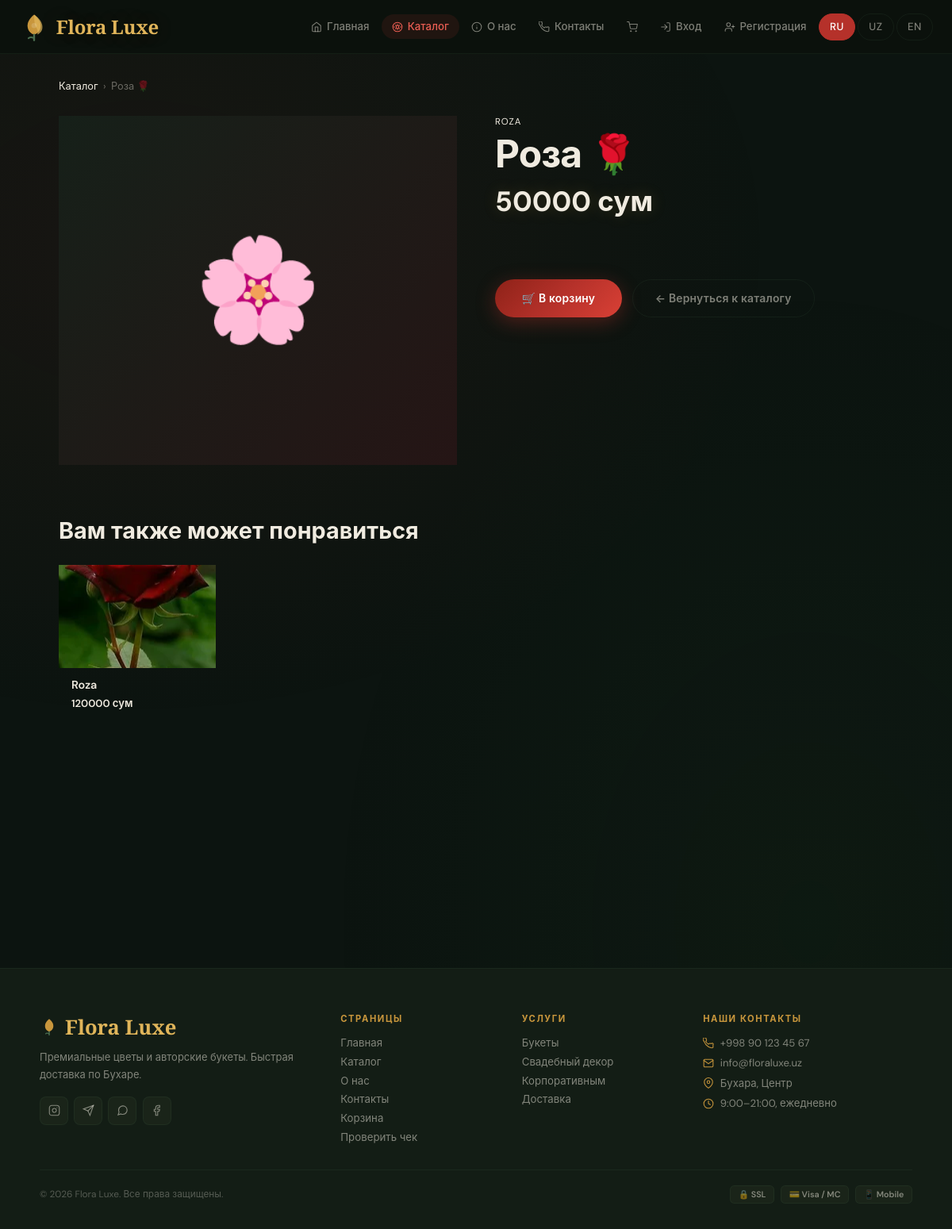
The page /catalog/3/ on the database its author committed.
### main/models.py (models this page shows, shortened)
class Flower(models.Model):
    category = models.ForeignKey(Category, on_delete=models.CASCADE, related_name='flowers', verbose_name="Категория")
    name = models.CharField(max_length=200, verbose_name="Название")
    price = models.DecimalField(max_digits=12, decimal_places=0, verbose_name="Цена (сум)")
    description = models.TextField(verbose_name="Описание")
    image = models.ImageField(upload_to='flowers/', blank=True, null=True, verbose_name="Изображение")
    available = models.BooleanField(default=True, db_index=True, verbose_name="В наличии")
    created_at = models.DateTimeField(auto_now_add=True, verbose_name="Дата добавления")
    class Meta:
        verbose_name = "Цветок"
        verbose_name_plural = "Цветы"

class Category(models.Model):
    name = models.CharField(max_length=100, verbose_name="Название")
    slug = models.SlugField(unique=True, db_index=True, verbose_name="URL")
    class Meta:
        verbose_name = "Категория"
        verbose_name_plural = "Категории"

### main/views.py (the view)
# urls.py: path('catalog/<int:pk>/', views.flower_detail, name='flower_detail'),
def flower_detail(request, pk):
    flower = get_object_or_404(Flower, pk=pk)
    reviews = Review.objects.filter(flower=flower, is_approved=True).select_related('user')
    related = Flower.objects.filter(category=flower.category, available=True).exclude(pk=pk)[:4]
    return render(request, 'main/flower_detail.html', {
        'flower': flower,
        'reviews': reviews,
        'related_flowers': related,
    })

### main/context_processors.py (called while the page is built)
def language_processor(request):
    current_lang = request.session.get('language', 'ru')
    def t(key):
        return get_text(key, current_lang)
    return {
        't': t,
        'current_lang': current_lang,
        'languages': [
            {'code': 'ru', 'name': 'Русский', 'flag': '🇷🇺'},
            {'code': 'uz', 'name': 'O\'zbek', 'flag': '🇺🇿'},
            {'code': 'en', 'name': 'English', 'flag': '🇬🇧'},
        ]
    }

### main/locales.py (called while the page is built)
def get_text(key, lang='ru'):
    return TRANSLATIONS.get(lang, TRANSLATIONS['ru']).get(key, key)

### main/templatetags/i18n_tags.py (called while the page is built)
@register.tag('t')
def translate_tag(parser, token):
    try:
        parts = token.split_contents()
        key = parts[1]
    except (ValueError, IndexError):
        raise template.TemplateSyntaxError("{% t 'key' %} requires one argument")
    return TranslateNode(key)

    def render(self, context):
        lang = context.get('current_lang', 'ru')
        key = self.key.strip("'\"")
        return get_text(key, lang)

### main/templates/main/flower_detail.html (shortened to what this page needs)
{% extends 'main/base.html' %}
{% load i18n_tags %}
{% block content %}
<div class="fd-wrap">
  <div class="breadcrumb">
    <a href="{% url 'catalog' %}">{% t 'catalog' %}</a>
    <span>›</span>
    <span>{{ flower.name }}</span>
  </div>
  <div class="fd-grid reveal">
    <div class="fd-img-wrap">
      {% if flower.image %}
        <img src="{{ flower.image.url }}" alt="{{ flower.name }}">
      {% else %}
        <div class="fd-img-ph">🌸</div>
      {% endif %}
    </div>
    <div class="fd-info">
      <div class="fd-cat">{{ flower.category.name }}</div>
      <h1 class="fd-name">{{ flower.name }}</h1>
      <div class="fd-price">{{ flower.price }} {% t 'price' %}</div>
      <p class="fd-desc">{{ flower.description }}</p>
      <div class="fd-actions">
        <a href="{% url 'add_to_cart' flower.pk %}" class="btn btn-primary">🛒 {% t 'add_to_cart' %}</a>
        <a href="{% url 'catalog' %}" class="btn btn-outline">← {% t 'back_to_catalog' %}</a>
      </div>
    </div>
  </div>
  {% if related_flowers %}
  <div class="related-section reveal">
    <h2>{% t 'you_may_also_like' %}</h2>
    <div class="rel-grid stagger">
      {% for f in related_flowers %}
      <a href="{% url 'flower_detail' f.pk %}" class="rel-card">
        {% if f.image %}<img src="{{ f.image.url }}" alt="{{ f.name }}">{% endif %}
        <div class="rel-body"><h4>{{ f.name }}</h4><span>{{ f.price }} {% t 'price' %}</span></div>
      </a>
      {% endfor %}
    </div>
  </div>
  {% endif %}
</div>
{% endblock %}

### main/templates/main/base.html (style rules this page uses)
:root { --ink:#0c1410; --ink2:#131d15; --ink3:#1a2419; --ink4:#222e24; --surface:rgba(12,18,13,.96); --rose:#b5312a; --rose2:#d94035; --rose3:#e85d52; --amber:#c8963c; --amber2:#e0b55a; --amber3:#f5d080; --sage:#4a6e50; --sage2:#6a9470; --cream:#f0ebe0; --cream2:#d4cfc4; --mist:rgba(240,235,224,.5); --edge:rgba(74,110,80,.14); --edge2:rgba(181,49,42,.15); --nav-h:68px; --r-xs:.5rem; --r-sm:.75rem; --r-md:1rem; --r-lg:1.4rem; --r-xl:1.8rem; --r-2xl:2.5rem; --sh-sm:0 2px 12px rgba(0,0,0,.4); --sh-md:0 8px 32px rgba(0,0,0,.55); --sh-lg:0 20px 60px rgba(0,0,0,.7); --serif:'Cormorant Garamond',Georgia,serif; --sans:'DM Sans',-apple-system,sans-serif; --grad-rose:linear-gradient(135deg,#8e2218,#b5312a,#d94035); --grad-amber:linear-gradient(135deg,#a07828,#c8963c,#e0b55a); }
*,*::before,*::after { box-sizing:border-box;margin:0;padding:0 }
html { scroll-behavior:smooth;font-size:16px }
body { font-family:var(--sans);background:var(--ink);color:var(--cream);min-height:100vh;overflow-x:hidden;-webkit-font-smoothing:antialiased }
body::before { content:'';position:fixed;inset:0;z-index:0;pointer-events:none;background:radial-gradient(ellipse 800px 600px at 15% 20%,rgba(181,49,42,.07) 0%,transparent 100%),radial-gradient(ellipse 600px 800px at 85% 75%,rgba(30,80,35,.09) 0%,transparent 100%) }
a { color:var(--rose3);text-decoration:none;transition:color .2s }
img { max-width:100%;display:block }
.btn { display:inline-flex;align-items:center;justify-content:center;gap:.4rem;padding:.76rem 1.75rem;border:none;border-radius:3rem;font-family:var(--sans);font-size:.87rem;font-weight:600;cursor:pointer;text-decoration:none;letter-spacing:.015em;transition:all .22s;min-height:48px;white-space:nowrap }
.btn-primary { background:var(--grad-rose);color:#fff;box-shadow:0 6px 24px rgba(181,49,42,.38) }
.btn-outline { background:transparent;color:var(--mist);border:1.5px solid var(--edge) }
.reveal { opacity:0;transform:translateY(26px);transition:opacity .65s,transform .65s }
.reveal.visible { opacity:1;transform:translateY(0) }
.stagger>* { opacity:0;transform:translateY(18px) }
.stagger.visible>*:nth-child(1) { transition:opacity .5s .04s,transform .5s .04s }
.stagger.visible>* { opacity:1;transform:translateY(0) }

### main/templates/main/flower_detail.html (style rules this page uses)
.fd-wrap { max-width:1100px; margin:0 auto; padding:2rem 1.5rem 5rem; }
.breadcrumb { font-size:.8rem; color:var(--text-soft); margin-bottom:1.8rem; display:flex; align-items:center; gap:.4rem; flex-wrap:wrap; }
.breadcrumb a { color:var(--gold); }
.breadcrumb span { opacity:.4; }
.fd-grid { display:grid; grid-template-columns:1fr 1fr; gap:3rem; align-items:start; margin-bottom:4rem; }
.fd-img-wrap { border-radius:var(--radius-xl); overflow:hidden; box-shadow:var(--shadow-lg); position:relative; }
.fd-img-ph { width:100%; height:440px; background:linear-gradient(135deg,#162019,#251515); display:flex; align-items:center; justify-content:center; font-size:8rem; }
.fd-cat { font-size:.72rem; color:var(--text-soft); text-transform:uppercase; letter-spacing:.08em; margin-bottom:.5rem; }
.fd-name { font-family:var(--font-serif); font-size:clamp(2rem,4vw,3rem); font-weight:700; color:var(--text); line-height:1.1; margin-bottom:.6rem; letter-spacing:-.02em; }
.fd-price { font-size:2.2rem; font-weight:700; color:var(--gold); margin-bottom:1.2rem; text-shadow:0 0 20px rgba(212,168,67,.2); }
.fd-desc { color:var(--text-soft); font-size:.93rem; line-height:1.75; margin-bottom:2rem; padding-bottom:1.5rem; border-bottom:1px solid var(--border); }
.fd-actions { display:flex; gap:.8rem; flex-wrap:wrap; }
.fd-actions .btn { min-width:160px; }
.related-section { margin-top:3rem; }
.related-section h2 { font-family:var(--font-serif); font-size:1.8rem; font-weight:700; color:var(--gold); margin-bottom:1.5rem; }
.rel-grid { display:grid; grid-template-columns:repeat(auto-fill,minmax(180px,1fr)); gap:1rem; }
.rel-card { background:var(--bg-card); border:1px solid var(--border); border-radius:var(--radius-lg); overflow:hidden; text-decoration:none; color:inherit; transition:transform .25s; }
.rel-card img { width:100%; height:130px; object-fit:cover; display:block; }
.rel-body { padding:.75rem 1rem; }
.rel-body h4 { font-size:.9rem; font-weight:600; color:var(--text); margin-bottom:.2rem; }
.rel-body span { font-size:.82rem; color:var(--gold); font-weight:600; }

### rows shown on the page
Flower: name "Роза 🌹", category.name "ROZA", price "50000"
Flower: image (picture), name "Roza", price "120000", t "сум"
